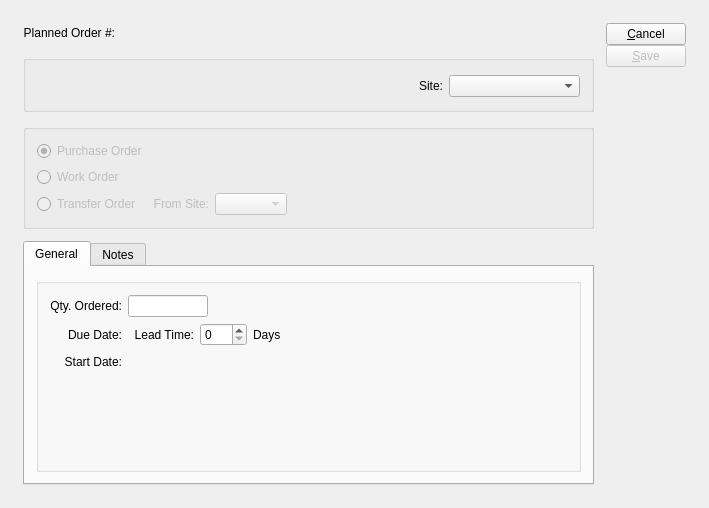
<?xml version="1.0" encoding="UTF-8"?>
<ui version="4.0">
 <comment>This file is part of the xTuple ERP: PostBooks Edition, a free and
open source Enterprise Resource Planning software suite,
Copyright (c) 1999-2011 by OpenMFG LLC, d/b/a xTuple.
It is licensed to you under the Common Public Attribution License
version 1.0, the full text of which (including xTuple-specific Exhibits)
is available at www.xtuple.com/CPAL.  By using this software, you agree
to be bound by its terms.</comment>
 <class>plannedOrder</class>
 <widget class="QDialog" name="plannedOrder">
  <property name="enabled">
   <bool>true</bool>
  </property>
  <property name="geometry">
   <rect>
    <x>0</x>
    <y>0</y>
    <width>709</width>
    <height>508</height>
   </rect>
  </property>
  <property name="windowTitle">
   <string>Planned Order</string>
  </property>
  <layout class="QVBoxLayout" name="verticalLayout_5">
   <item>
    <layout class="QGridLayout" name="gridLayout_5">
     <property name="margin">
      <number>12</number>
     </property>
     <property name="spacing">
      <number>12</number>
     </property>
     <item row="0" column="0">
      <layout class="QHBoxLayout">
       <property name="spacing">
        <number>5</number>
       </property>
       <item>
        <widget class="QLabel" name="_numberLit">
         <property name="text">
          <string>Planned Order #:</string>
         </property>
         <property name="alignment">
          <set>Qt::AlignRight|Qt::AlignTrailing|Qt::AlignVCenter</set>
         </property>
        </widget>
       </item>
       <item>
        <layout class="QHBoxLayout">
         <property name="spacing">
          <number>0</number>
         </property>
         <item>
          <widget class="QLabel" name="_number">
           <property name="minimumSize">
            <size>
             <width>100</width>
             <height>0</height>
            </size>
           </property>
           <property name="text">
            <string/>
           </property>
          </widget>
         </item>
         <item>
          <spacer>
           <property name="orientation">
            <enum>Qt::Horizontal</enum>
           </property>
           <property name="sizeType">
            <enum>QSizePolicy::Expanding</enum>
           </property>
           <property name="sizeHint" stdset="0">
            <size>
             <width>20</width>
             <height>20</height>
            </size>
           </property>
          </spacer>
         </item>
        </layout>
       </item>
      </layout>
     </item>
     <item row="0" column="1" rowspan="4">
      <layout class="QVBoxLayout" name="verticalLayout">
       <property name="spacing">
        <number>0</number>
       </property>
       <item>
        <widget class="QPushButton" name="_close">
         <property name="text">
          <string>&amp;Cancel</string>
         </property>
        </widget>
       </item>
       <item>
        <widget class="QPushButton" name="_create">
         <property name="enabled">
          <bool>false</bool>
         </property>
         <property name="text">
          <string>&amp;Save</string>
         </property>
         <property name="default">
          <bool>true</bool>
         </property>
        </widget>
       </item>
       <item>
        <spacer>
         <property name="orientation">
          <enum>Qt::Vertical</enum>
         </property>
         <property name="sizeType">
          <enum>QSizePolicy::Expanding</enum>
         </property>
         <property name="sizeHint" stdset="0">
          <size>
           <width>20</width>
           <height>20</height>
          </size>
         </property>
        </spacer>
       </item>
      </layout>
     </item>
     <item row="1" column="0">
      <widget class="QGroupBox" name="_itemGroup">
       <property name="title">
        <string/>
       </property>
       <layout class="QGridLayout" name="gridLayout">
        <item row="0" column="0">
         <widget class="ItemCluster" name="_item"/>
        </item>
        <item row="0" column="1">
         <layout class="QVBoxLayout" name="verticalLayout_2">
          <item>
           <layout class="QHBoxLayout" name="horizontalLayout">
            <property name="topMargin">
             <number>3</number>
            </property>
            <item>
             <widget class="QLabel" name="_warehouseLit">
              <property name="text">
               <string>Site:</string>
              </property>
              <property name="alignment">
               <set>Qt::AlignRight|Qt::AlignTrailing|Qt::AlignVCenter</set>
              </property>
             </widget>
            </item>
            <item>
             <widget class="WComboBox" name="_warehouse">
              <property name="type">
               <enum>WComboBox::Supply</enum>
              </property>
             </widget>
            </item>
           </layout>
          </item>
          <item>
           <spacer name="verticalSpacer">
            <property name="orientation">
             <enum>Qt::Vertical</enum>
            </property>
            <property name="sizeHint" stdset="0">
             <size>
              <width>20</width>
              <height>0</height>
             </size>
            </property>
           </spacer>
          </item>
         </layout>
        </item>
       </layout>
      </widget>
     </item>
     <item row="2" column="0">
      <widget class="QGroupBox" name="_typeGroup">
       <property name="enabled">
        <bool>false</bool>
       </property>
       <property name="title">
        <string/>
       </property>
       <layout class="QGridLayout" name="gridLayout_2">
        <item row="0" column="0">
         <widget class="QRadioButton" name="_poButton">
          <property name="text">
           <string>Purchase Order</string>
          </property>
          <property name="checked">
           <bool>true</bool>
          </property>
         </widget>
        </item>
        <item row="1" column="0">
         <widget class="QRadioButton" name="_woButton">
          <property name="text">
           <string>Work Order</string>
          </property>
         </widget>
        </item>
        <item row="2" column="0">
         <widget class="QRadioButton" name="_toButton">
          <property name="text">
           <string>Transfer Order</string>
          </property>
         </widget>
        </item>
        <item row="2" column="1">
         <layout class="QHBoxLayout" name="horizontalLayout_2">
          <item>
           <widget class="QLabel" name="_fromWarehouseLit">
            <property name="text">
             <string>From Site:</string>
            </property>
            <property name="alignment">
             <set>Qt::AlignRight|Qt::AlignTrailing|Qt::AlignVCenter</set>
            </property>
           </widget>
          </item>
          <item>
           <widget class="WComboBox" name="_fromWarehouse">
            <property name="enabled">
             <bool>false</bool>
            </property>
            <property name="type">
             <enum>WComboBox::Supply</enum>
            </property>
           </widget>
          </item>
          <item>
           <spacer name="horizontalSpacer">
            <property name="orientation">
             <enum>Qt::Horizontal</enum>
            </property>
            <property name="sizeHint" stdset="0">
             <size>
              <width>40</width>
              <height>20</height>
             </size>
            </property>
           </spacer>
          </item>
         </layout>
        </item>
       </layout>
      </widget>
     </item>
     <item row="3" column="0">
      <widget class="QTabWidget" name="_tabWidget">
       <property name="currentIndex">
        <number>0</number>
       </property>
       <widget class="QWidget" name="_generalTab">
        <attribute name="title">
         <string>General</string>
        </attribute>
        <layout class="QVBoxLayout" name="verticalLayout_4">
         <item>
          <widget class="QGroupBox" name="_qtyGroup">
           <property name="title">
            <string/>
           </property>
           <layout class="QGridLayout" name="gridLayout_4">
            <item row="0" column="0">
             <layout class="QVBoxLayout" name="verticalLayout_3">
              <item>
               <layout class="QGridLayout" name="gridLayout_3">
                <item row="0" column="0">
                 <widget class="QLabel" name="_qtyLit">
                  <property name="text">
                   <string>Qty. Ordered:</string>
                  </property>
                  <property name="alignment">
                   <set>Qt::AlignRight|Qt::AlignTrailing|Qt::AlignVCenter</set>
                  </property>
                 </widget>
                </item>
                <item row="0" column="1">
                 <layout class="QHBoxLayout" name="horizontalLayout_3">
                  <item>
                   <widget class="XLineEdit" name="_qty">
                    <property name="maximumSize">
                     <size>
                      <width>80</width>
                      <height>32767</height>
                     </size>
                    </property>
                    <property name="alignment">
                     <set>Qt::AlignRight</set>
                    </property>
                   </widget>
                  </item>
                  <item>
                   <spacer>
                    <property name="orientation">
                     <enum>Qt::Horizontal</enum>
                    </property>
                    <property name="sizeType">
                     <enum>QSizePolicy::Expanding</enum>
                    </property>
                    <property name="sizeHint" stdset="0">
                     <size>
                      <width>20</width>
                      <height>20</height>
                     </size>
                    </property>
                   </spacer>
                  </item>
                 </layout>
                </item>
                <item row="1" column="0">
                 <widget class="QLabel" name="_eueDateLit">
                  <property name="text">
                   <string>Due Date:</string>
                  </property>
                  <property name="alignment">
                   <set>Qt::AlignRight|Qt::AlignTrailing|Qt::AlignVCenter</set>
                  </property>
                 </widget>
                </item>
                <item row="1" column="1">
                 <layout class="QHBoxLayout" name="horizontalLayout_4">
                  <item>
                   <widget class="DLineEdit" name="_dueDate">
                    <property name="maximumSize">
                     <size>
                      <width>100</width>
                      <height>32767</height>
                     </size>
                    </property>
                   </widget>
                  </item>
                  <item>
                   <widget class="QLabel" name="_leadTimeLit">
                    <property name="text">
                     <string>Lead Time:</string>
                    </property>
                    <property name="alignment">
                     <set>Qt::AlignRight|Qt::AlignTrailing|Qt::AlignVCenter</set>
                    </property>
                   </widget>
                  </item>
                  <item>
                   <widget class="QSpinBox" name="_leadTime">
                    <property name="maximum">
                     <number>999</number>
                    </property>
                   </widget>
                  </item>
                  <item>
                   <widget class="QLabel" name="_daysLit">
                    <property name="text">
                     <string>Days</string>
                    </property>
                    <property name="alignment">
                     <set>Qt::AlignLeading|Qt::AlignLeft|Qt::AlignVCenter</set>
                    </property>
                   </widget>
                  </item>
                  <item>
                   <spacer>
                    <property name="orientation">
                     <enum>Qt::Horizontal</enum>
                    </property>
                    <property name="sizeType">
                     <enum>QSizePolicy::Expanding</enum>
                    </property>
                    <property name="sizeHint" stdset="0">
                     <size>
                      <width>68</width>
                      <height>21</height>
                     </size>
                    </property>
                   </spacer>
                  </item>
                 </layout>
                </item>
                <item row="2" column="0">
                 <widget class="QLabel" name="_startDateLit">
                  <property name="text">
                   <string>Start Date:</string>
                  </property>
                  <property name="alignment">
                   <set>Qt::AlignRight|Qt::AlignTrailing|Qt::AlignVCenter</set>
                  </property>
                 </widget>
                </item>
                <item row="2" column="1">
                 <layout class="QHBoxLayout">
                  <property name="spacing">
                   <number>0</number>
                  </property>
                  <item>
                   <widget class="DLineEdit" name="_startDate">
                    <property name="enabled">
                     <bool>false</bool>
                    </property>
                    <property name="maximumSize">
                     <size>
                      <width>100</width>
                      <height>32767</height>
                     </size>
                    </property>
                   </widget>
                  </item>
                  <item>
                   <spacer>
                    <property name="orientation">
                     <enum>Qt::Horizontal</enum>
                    </property>
                    <property name="sizeType">
                     <enum>QSizePolicy::Expanding</enum>
                    </property>
                    <property name="sizeHint" stdset="0">
                     <size>
                      <width>229</width>
                      <height>20</height>
                     </size>
                    </property>
                   </spacer>
                  </item>
                 </layout>
                </item>
               </layout>
              </item>
              <item>
               <spacer name="verticalSpacer_2">
                <property name="orientation">
                 <enum>Qt::Vertical</enum>
                </property>
                <property name="sizeHint" stdset="0">
                 <size>
                  <width>20</width>
                  <height>0</height>
                 </size>
                </property>
               </spacer>
              </item>
             </layout>
            </item>
           </layout>
          </widget>
         </item>
        </layout>
       </widget>
       <widget class="QWidget" name="_notesTab">
        <attribute name="title">
         <string>Notes</string>
        </attribute>
        <layout class="QHBoxLayout" name="horizontalLayout_5">
         <item>
          <widget class="XTextEdit" name="_notes"/>
         </item>
        </layout>
       </widget>
      </widget>
     </item>
    </layout>
   </item>
  </layout>
 </widget>
 <layoutdefault spacing="6" margin="11"/>
 <pixmapfunction>qPixmapFromMimeSource</pixmapfunction>
 <customwidgets>
  <customwidget>
   <class>DLineEdit</class>
   <extends>QWidget</extends>
   <header>datecluster.h</header>
   <container>1</container>
  </customwidget>
  <customwidget>
   <class>ItemCluster</class>
   <extends>QWidget</extends>
   <header>itemcluster.h</header>
   <container>1</container>
  </customwidget>
  <customwidget>
   <class>WComboBox</class>
   <extends>XComboBox</extends>
   <header>wcombobox.h</header>
  </customwidget>
  <customwidget>
   <class>XComboBox</class>
   <extends>QComboBox</extends>
   <header>xcombobox.h</header>
  </customwidget>
  <customwidget>
   <class>XLineEdit</class>
   <extends>QLineEdit</extends>
   <header>xlineedit.h</header>
   <container>1</container>
  </customwidget>
  <customwidget>
   <class>XTextEdit</class>
   <extends>QTextEdit</extends>
   <header>xtextedit.h</header>
  </customwidget>
 </customwidgets>
 <tabstops>
  <tabstop>_item</tabstop>
  <tabstop>_warehouse</tabstop>
  <tabstop>_qty</tabstop>
  <tabstop>_dueDate</tabstop>
  <tabstop>_leadTime</tabstop>
  <tabstop>_startDate</tabstop>
  <tabstop>_create</tabstop>
  <tabstop>_close</tabstop>
 </tabstops>
 <resources/>
 <connections>
  <connection>
   <sender>_item</sender>
   <signal>valid(bool)</signal>
   <receiver>_create</receiver>
   <slot>setEnabled(bool)</slot>
   <hints>
    <hint type="sourcelabel">
     <x>20</x>
     <y>20</y>
    </hint>
    <hint type="destinationlabel">
     <x>20</x>
     <y>20</y>
    </hint>
   </hints>
  </connection>
  <connection>
   <sender>_item</sender>
   <signal>newId(int)</signal>
   <receiver>_fromWarehouse</receiver>
   <slot>findItemsites(int)</slot>
   <hints>
    <hint type="sourcelabel">
     <x>20</x>
     <y>20</y>
    </hint>
    <hint type="destinationlabel">
     <x>20</x>
     <y>20</y>
    </hint>
   </hints>
  </connection>
  <connection>
   <sender>_item</sender>
   <signal>newId(int)</signal>
   <receiver>_warehouse</receiver>
   <slot>findItemsites(int)</slot>
   <hints>
    <hint type="sourcelabel">
     <x>20</x>
     <y>20</y>
    </hint>
    <hint type="destinationlabel">
     <x>20</x>
     <y>20</y>
    </hint>
   </hints>
  </connection>
  <connection>
   <sender>_item</sender>
   <signal>warehouseIdChanged(int)</signal>
   <receiver>_warehouse</receiver>
   <slot>setId(int)</slot>
   <hints>
    <hint type="sourcelabel">
     <x>20</x>
     <y>20</y>
    </hint>
    <hint type="destinationlabel">
     <x>20</x>
     <y>20</y>
    </hint>
   </hints>
  </connection>
  <connection>
   <sender>_toButton</sender>
   <signal>toggled(bool)</signal>
   <receiver>_fromWarehouse</receiver>
   <slot>setEnabled(bool)</slot>
   <hints>
    <hint type="sourcelabel">
     <x>96</x>
     <y>252</y>
    </hint>
    <hint type="destinationlabel">
     <x>292</x>
     <y>251</y>
    </hint>
   </hints>
  </connection>
  <connection>
   <sender>_item</sender>
   <signal>valid(bool)</signal>
   <receiver>_typeGroup</receiver>
   <slot>setEnabled(bool)</slot>
   <hints>
    <hint type="sourcelabel">
     <x>211</x>
     <y>110</y>
    </hint>
    <hint type="destinationlabel">
     <x>273</x>
     <y>227</y>
    </hint>
   </hints>
  </connection>
 </connections>
</ui>
